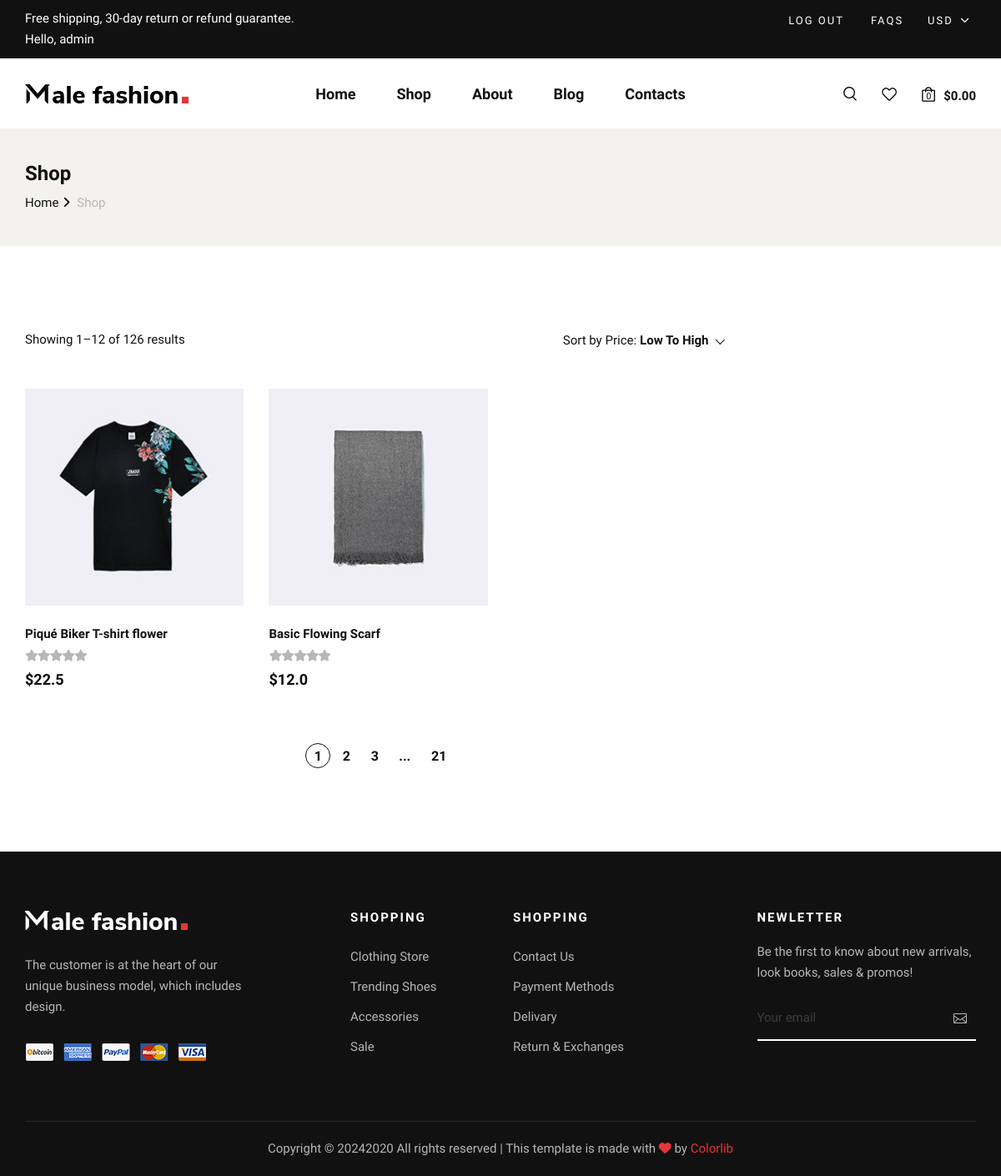
Before: /products/wishlist/ (signed in) with the older database file.
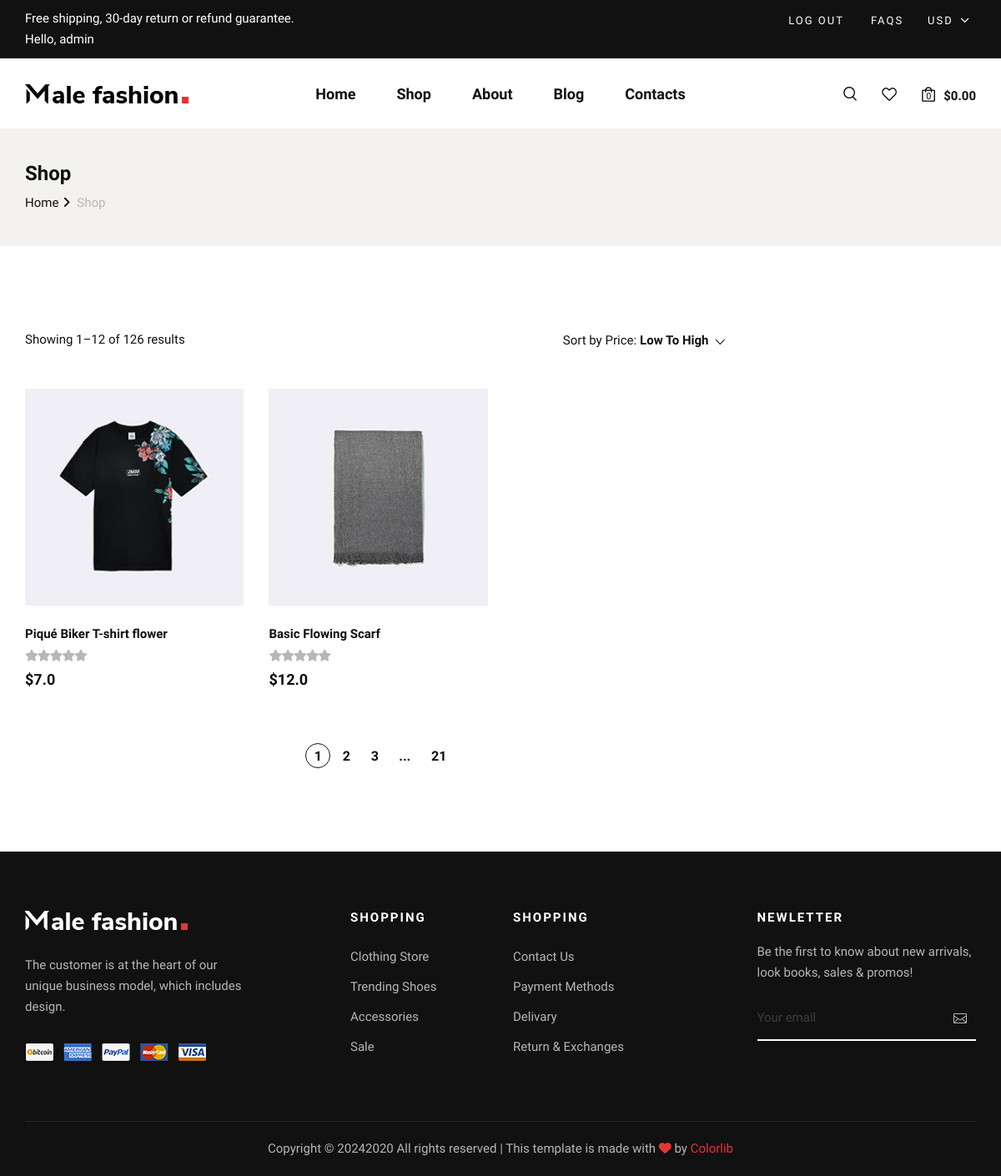
After: the same page with the newer database file.
### products/models.py (models this page shows, shortened)
class WishlistModel(models.Model):
    user = models.ForeignKey(User, on_delete=models.CASCADE)
    product = models.ForeignKey(ProductModel, on_delete=models.CASCADE)
    class Meta:
        verbose_name = "Wishlist"
        verbose_name_plural = "Wishlists"
        unique_together = ['user', 'product']

class ProductModel(models.Model):
    name = models.CharField(max_length=64)
    description = models.TextField()
    price = models.FloatField(default=0.0)
    image = models.ImageField(upload_to="products")
    discount = models.PositiveIntegerField(default=0)
    rating = models.PositiveIntegerField(default=1, validators=[rating_value_validate])
    category = models.ForeignKey(CategoryModel, on_delete=models.CASCADE, related_name="products")
    brand = models.ForeignKey(BrandModel, on_delete=models.CASCADE)
    sizes = models.ManyToManyField(SizeModel)
    colors = models.ManyToManyField(ColorModel)
    tags = models.ManyToManyField(TagModel)
    created_at = models.DateTimeField(auto_now_add=True)
    updated_at = models.DateTimeField(auto_now=True)
    class Meta:
        verbose_name = "Product"
        verbose_name_plural = "Products"

### products/views.py (the view)
# urls.py: path("wishlist/", wishlistPageView, name="wishlist"),
def wishlistPageView(request):
    wishlists = WishlistModel.objects.filter(user=request.user)
    context = {
        "wishlists": wishlists
    }
    return render(request, template_name="wishlist.html", context=context)

### products/templatetags/my_tags.py (called while the page is built)
@register.filter(name="in_wishlist")
def in_wishlist(user, product):
    return WishlistModel.objects.filter(user=user, product=product).exists()

### templates/wishlist.html (shortened to what this page needs)
{% extends 'layouts/base.html' %}
{% load my_tags %}
{% load static %}
{% block content %}
    <section class="breadcrumb-option">
        <div class="container">
            <div class="row">
                <div class="col-lg-12">
                    <div class="breadcrumb__text">
                        <h4>Shop</h4>
                        <div class="breadcrumb__links">
                            <a href="./index.html">Home</a>
                            <span>Shop</span>
                        </div>
                    </div>
                </div>
            </div>
        </div>
    </section>
    <section class="shop spad">
        <div class="container">
            <div class="row">
                <div class="col-lg-9">
                    <div class="shop__product__option">
                        <div class="row">
                            <div class="col-lg-6 col-md-6 col-sm-6">
                                <div class="shop__product__option__left">
                                    <p>Showing 1–12 of 126 results</p>
                                </div>
                            </div>
                            <div class="col-lg-6 col-md-6 col-sm-6">
                                <div class="shop__product__option__right">
                                    <p>Sort by Price:</p>
                                </div>
                            </div>
                        </div>
                    </div>
                    <div class="row">
                        {% for wishlist in wishlists %}
                        <div class="col-lg-4 col-md-6 col-sm-6">
                            <div class="product__item">
                                <div class="product__item__pic set-bg" data-setbg="{{ wishlist.product.image.url }}">
                                </div>
                                <div class="product__item__text">
                                    <h6>{{ wishlist.product.name }}</h6>
                                    <div class="rating">
                                        <i class="fa fa-star-o"></i>
                                        <i class="fa fa-star-o"></i>
                                        <i class="fa fa-star-o"></i>
                                        <i class="fa fa-star-o"></i>
                                        <i class="fa fa-star-o"></i>
                                    </div>
                                    <h5>${{ wishlist.product.price }}</h5>
                                </div>
                            </div>
                        </div>
                        {% endfor %}
                    </div>
                    <div class="row">
                        <div class="col-lg-12">
                            <div class="product__pagination">
                                <a class="active" href="#">1</a>
                                <a href="#">2</a>
                                <a href="#">3</a>
                                <span>...</span>
                                <a href="#">21</a>
                            </div>
                        </div>
                    </div>
                </div>
            </div>
        </div>
    </section>
{% endblock %}

Changed rows visible on the page:
changed through a linked row, WishlistModel "Piqué Biker T-shirt flower": product.price "22.5" → "7.0"
